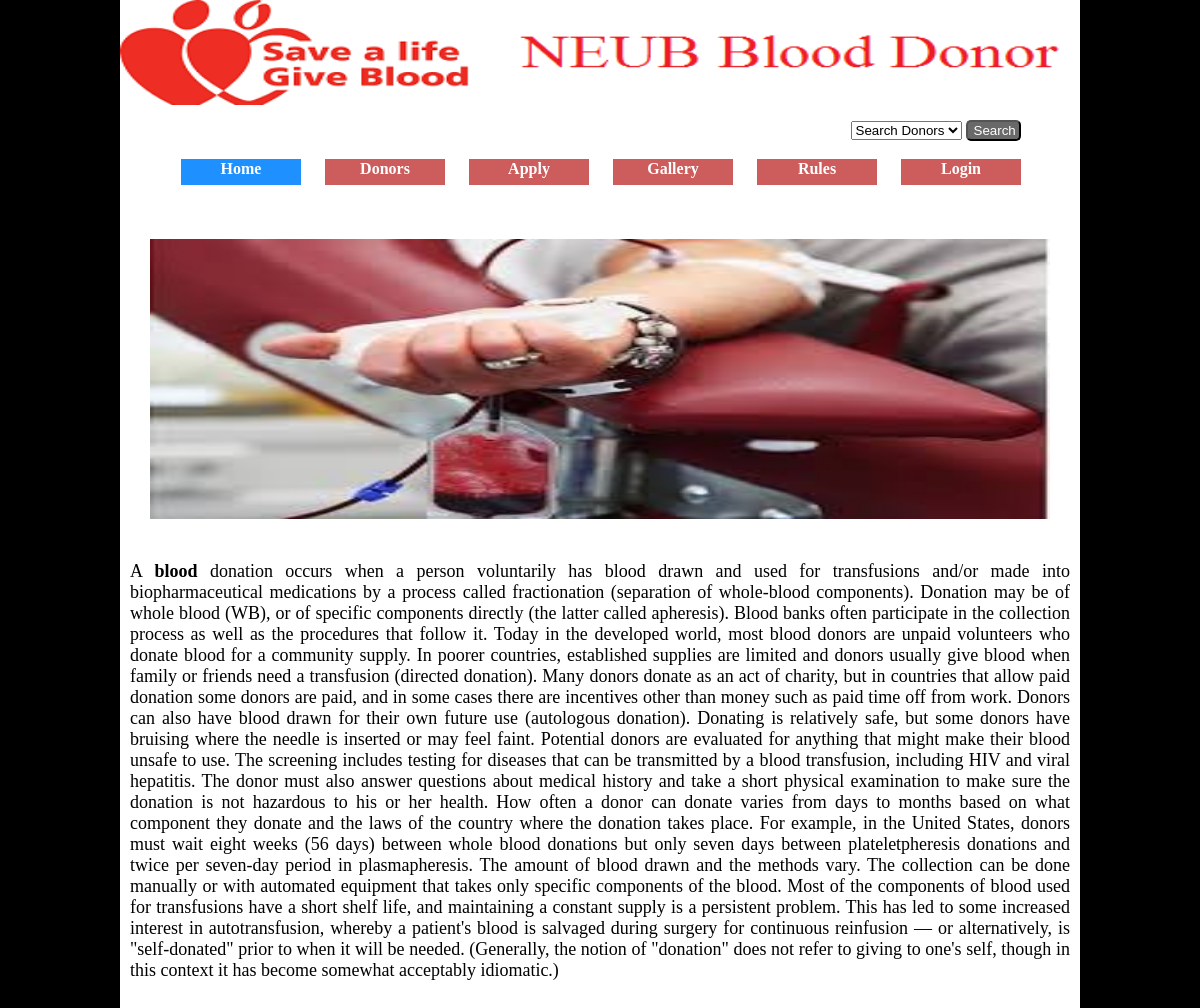
The page / on the database its author committed.
### tables this page shows
CREATE TABLE IF NOT EXISTS `home` (
  `id` int(11) NOT NULL AUTO_INCREMENT,
  `message` text NOT NULL,
  `img` varchar(255) NOT NULL,
  PRIMARY KEY (`id`)
);

### index.php (the view, shortened to what this page needs)
<?php include("include/header.php");?>
<a href="index.php"><li class='active'>  Home </li> </a>
			  <a href="donor.php"><li>  Donors  </li></a>
			  <a href="apply.php"><li> Apply </li> </a>
			  <a href="gallery.php"><li> Gallery  </li> </a>
			  <a href="rules.php"><li> Rules  </li> </a>
			  <a href="login.php"><li>  Login   </li></a>
			</ul>
		</div>
	    <div id="body">
		<?php
					$sql = "select * from home";
					$result=mysql_query($sql);
					while($arr= mysql_fetch_array($result))
					{
						echo '<img src="images/news/'.$arr['img'].'" height="280" width="900" style="margin-top:20px;margin-bottom:20px;">';
						echo '<p style="text-align:justify;margin-bottom:20px;padding: 0px 10px 0px 10px;font-size:18px;">'.$arr['message'].'</p>';
                    }
	    ?>
<?php
	include("include/footer.php");
?>

### include/header.php (shortened to what this page needs)
<!DOCTYPE html>
<html>
	<head>
	  <link href="css/main.css" rel="stylesheet" type="text/css">
	</head>
	<body>
	  <div id="container">
		<div id="header"> <img src="images/image.jpg" alt="NEUB Blood Donor" title="NEUB Blood Donor" style="width:960px;height:105px;"> </div>
		<form action="search.php" method="post" style="margin-left:670px; margin-bottom:10px; margin-right:-1px;">
			<select name="blood_group">
								<option value="">Search Donors</option>
							</select>
			<input type="submit" name="search" value="Search" style="width:55px;border-radius:5px; background-color:#696969; color:white;" title="Search">
		</form>
		<div id="navigation">
		  <ul>

### include/footer.php (shortened to what this page needs)
</div>
	    <div id="footer">
		</div>
	  </div>
	</body>
</html>

### css/main.css (style rules this page uses)
body { background-color:black; font-family:Times New Roman; margin: 0; }
#container { width:960px; min-height:800px; height:auto; margin:0 auto; text-align:center; background: white; }
#header { height:120px; }
#navigation { height:68px; }
#navigation ul { width:915px; height:65px; margin:0px 4px 0px 0px; color:#333; font-weight:bold; }
#navigation ul li { width:120px; height:25px; margin:8px 3px 2px 21px; padding-top:1px; list-style:none; float:left; background: #CD5C5C; color:white; }
#navigation ul li.active { background: #1E90FF; color:white; }
#body { min-height:672px; height:auto; width: 960px; text-align: center; }
#footer { height:60px; }

### rows shown on the page
home: img (picture), message "A blood donation occurs when a person voluntarily has blood drawn and used for transfusions and/or made into biopharmaceutical medications by a process called fractionation (separation of whole-blood components). Donation may be of whole blood (WB), or of specific components directly (the latter called apheresis). Blood banks often participate in the collection process as well as the procedures that follow it. Today in the developed world, most blood donors are unpaid volunteers who donate blood for a community supply. In poorer countries, established supplies are limited and donors usually give blood when family or friends need a transfusion (directed donation). Many donors donate as an…"
